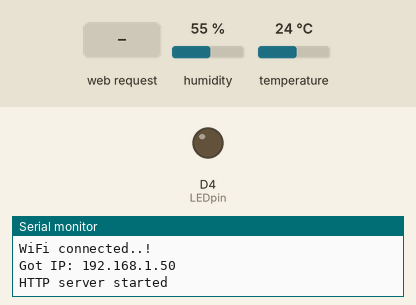
Bench run of a sketch on a simulated ESP8266 (NodeMCU). Shown: output pins drawn as LEDs (lit = HIGH), the last lines printed to the serial monitor. The test bench sets the inputs (shaded band); at power-on: humidity 55 %, temperature 24 °C. WiFi joins after 1.5 s; servers stay silent unless stated.

Above: at 3.3 s.
3.4 s: HTTP request GET /ledon received
At 4.6 s:
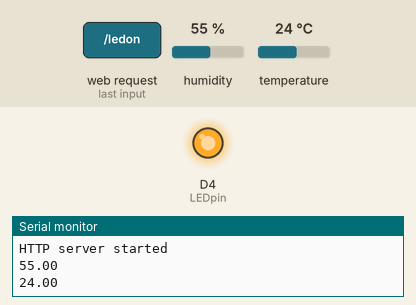
4.9 s: HTTP request GET / received
At 6.1 s:
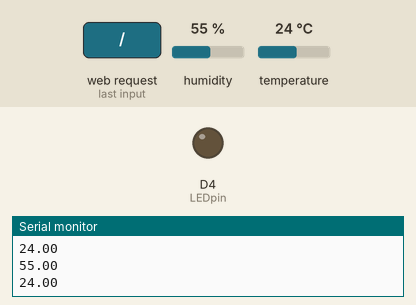
Timing chart, 0 to 7.9 s (numbered marks = the images above; inputs shaded):
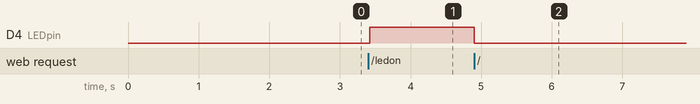

The sketch:

pagina_final.ino
```cpp
#include <ESP8266WiFi.h>
#include <ESP8266WebServer.h>

#include "DHT.h"
/*Put your SSID & Password*/
const char* ssid = "IMWICHO";  // Enter SSID here
const char* password = "wichocarrillo12";  //Enter Password here
#define DHTPIN D6
#define DHTTYPE DHT11
DHT dht(DHTPIN, DHTTYPE);
int err;
float temp, hum;
ESP8266WebServer server(80);

uint8_t LEDpin = 2;
bool LEDstatus = LOW;

void setup() {

  Serial.begin(9600);
  delay(100);
  pinMode(LEDpin, OUTPUT);

  Serial.println("Connecting to ");
  Serial.println(ssid);

  //connect to your local wi-fi network
  WiFi.begin(ssid, password);

  //check wi-fi is connected to wi-fi network
  while (WiFi.status() != WL_CONNECTED) {
  delay(1000);
  Serial.print(".");
  }
  Serial.println("");
  Serial.println("WiFi connected..!");
  Serial.print("Got IP: ");  Serial.println(WiFi.localIP());

  server.on("/", handle_OnConnect);
  server.on("/ledon", handle_ledon);
  server.on("/ledoff", handle_ledoff);
  server.onNotFound(handle_NotFound);

  server.begin();
  Serial.println("HTTP server started");
  dht.begin();
  Serial.println();
}
void loop() {

  //Serial.println(hum);
  //Serial.println(temp);
  server.handleClient();
  if(LEDstatus)
  digitalWrite(LEDpin, HIGH);
  else
  digitalWrite(LEDpin, LOW);
}


void handle_OnConnect() {
  LEDstatus = LOW;
  server.send(200, "text/html", SendHTML(false));
}

void handle_ledon() {
  LEDstatus = HIGH;
  server.send(200, "text/html", SendHTML(true));
}

void handle_ledoff() {
  LEDstatus = LOW;
  server.send(200, "text/html", SendHTML(false));
}

void handle_NotFound(){
  server.send(404, "text/plain", "Not found");
}

String SendHTML(uint8_t led){
  hum = dht.readHumidity();
  temp = dht.readTemperature();
  Serial.println(hum);
  Serial.println(temp);

  String ptr = "<!DOCTYPE html>\n";
  ptr +="<head>\n";
  ptr +="<title>LED Y TEMPERATURA</title>\n";
  ptr += "<link rel='stylesheet' href='https://stackpath.bootstrapcdn.com/bootstrap/4.3.1/css/bootstrap.min.css'>\n";
  ptr +="</head>\n";
  ptr +="<body style='background-color: #323232;'>\n";
  ptr +="<div class='card text-white bg-primary mb-3 mx-auto' style='max-width: 18rem;'>\n";
  ptr +="<div class='card-header' style='text-align: center;'>\n";
  ptr +="<h1>LED</h1>\n";
  ptr +="<form action='' method='GET'>\n";
  if(led)
    ptr +="<input type=\"button\" class='btn btn-dark' value=\"APAGAR LED\" onclick=\"window.location.href='/ledoff'\">\n";
  else
  ptr +="<input type=\"button\" class='btn btn-dark' value=\"ENCENDER LED\" onclick=\"window.location.href='/ledon'\">\n";
  ptr +="</form>\n";
  ptr +="<div class='card-body'>\n";
  if (!isnan(hum) || !isnan(temp)) {
  ptr +="<h5 class='card-title'>Temperatura</h5>\n";
  ptr +="<p class='card-text'>";
  ptr += temp;
  ptr += "</p>\n";
  ptr +="<h5 class='card-title'>Humedad</h5>\n";
  ptr +="<p class='card-text'>";
  ptr += hum;
  ptr += "</p>\n";}
  ptr +="</div>\n";
  ptr +="</div>\n";
  ptr +="</body>\n";
  ptr +="</html>\n";
  return ptr;
}
```

Measured:
- after the input at 3.4 s, D4 (LEDpin): LOW → HIGH at once
- after the input at 4.9 s, D4 (LEDpin): HIGH → LOW at once
